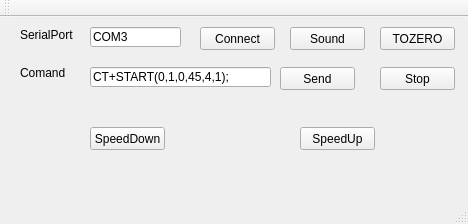
<?xml version="1.0" encoding="UTF-8"?>
<ui version="4.0">
 <class>MainWindow</class>
 <widget class="QMainWindow" name="MainWindow">
  <property name="geometry">
   <rect>
    <x>0</x>
    <y>0</y>
    <width>468</width>
    <height>224</height>
   </rect>
  </property>
  <property name="windowTitle">
   <string>MainWindow</string>
  </property>
  <widget class="QWidget" name="centralWidget">
   <widget class="QPushButton" name="OpenSerialPort">
    <property name="geometry">
     <rect>
      <x>200</x>
      <y>10</y>
      <width>75</width>
      <height>23</height>
     </rect>
    </property>
    <property name="text">
     <string>Connect</string>
    </property>
   </widget>
   <widget class="QLineEdit" name="SerialPort">
    <property name="geometry">
     <rect>
      <x>90</x>
      <y>10</y>
      <width>91</width>
      <height>20</height>
     </rect>
    </property>
    <property name="text">
     <string>COM3</string>
    </property>
   </widget>
   <widget class="QLabel" name="label">
    <property name="geometry">
     <rect>
      <x>20</x>
      <y>10</y>
      <width>61</width>
      <height>16</height>
     </rect>
    </property>
    <property name="text">
     <string>SerialPort</string>
    </property>
   </widget>
   <widget class="QPushButton" name="SerialSend">
    <property name="geometry">
     <rect>
      <x>280</x>
      <y>50</y>
      <width>75</width>
      <height>23</height>
     </rect>
    </property>
    <property name="text">
     <string>Send</string>
    </property>
   </widget>
   <widget class="QLineEdit" name="serialString">
    <property name="geometry">
     <rect>
      <x>90</x>
      <y>50</y>
      <width>181</width>
      <height>20</height>
     </rect>
    </property>
    <property name="toolTip">
     <string>&lt;html&gt;&lt;head/&gt;&lt;body&gt;&lt;p&gt;CT + START(Direction, Model, Auto Shutter, Degree, PauseTime, RepeatTimes);&lt;/p&gt;&lt;p&gt;| | |&lt;/p&gt;&lt;p&gt;Direction:  0:Left  1:Right &lt;/p&gt;&lt;p&gt;Model:      0:Continue 1:Intermittent 2:Swing&lt;/p&gt;&lt;p&gt;Auto Shutter:  1:Yes  0:No&lt;/p&gt;&lt;/body&gt;&lt;/html&gt;</string>
    </property>
    <property name="text">
     <string extracomment="Direction,  Model,  Auto Shutter,  Degree,  PauseTime,  RepeatTimes">CT+START(0,1,0,45,4,1);</string>
    </property>
   </widget>
   <widget class="QLabel" name="label_2">
    <property name="geometry">
     <rect>
      <x>20</x>
      <y>50</y>
      <width>54</width>
      <height>12</height>
     </rect>
    </property>
    <property name="text">
     <string>Comand</string>
    </property>
   </widget>
   <widget class="QPushButton" name="pushButton">
    <property name="geometry">
     <rect>
      <x>380</x>
      <y>10</y>
      <width>75</width>
      <height>23</height>
     </rect>
    </property>
    <property name="text">
     <string>TOZERO</string>
    </property>
   </widget>
   <widget class="QPushButton" name="stopRotate">
    <property name="geometry">
     <rect>
      <x>380</x>
      <y>50</y>
      <width>75</width>
      <height>23</height>
     </rect>
    </property>
    <property name="text">
     <string>Stop</string>
    </property>
   </widget>
   <widget class="QPushButton" name="serialSpeedDown">
    <property name="geometry">
     <rect>
      <x>90</x>
      <y>110</y>
      <width>75</width>
      <height>23</height>
     </rect>
    </property>
    <property name="text">
     <string>SpeedDown</string>
    </property>
   </widget>
   <widget class="QPushButton" name="serialSpeedUp">
    <property name="geometry">
     <rect>
      <x>300</x>
      <y>110</y>
      <width>75</width>
      <height>23</height>
     </rect>
    </property>
    <property name="text">
     <string>SpeedUp</string>
    </property>
   </widget>
   <widget class="QPushButton" name="serialMute">
    <property name="geometry">
     <rect>
      <x>290</x>
      <y>10</y>
      <width>75</width>
      <height>23</height>
     </rect>
    </property>
    <property name="text">
     <string>Sound</string>
    </property>
   </widget>
  </widget>
  <widget class="QMenuBar" name="menuBar">
   <property name="geometry">
    <rect>
     <x>0</x>
     <y>0</y>
     <width>468</width>
     <height>23</height>
    </rect>
   </property>
  </widget>
  <widget class="QToolBar" name="mainToolBar">
   <attribute name="toolBarArea">
    <enum>TopToolBarArea</enum>
   </attribute>
   <attribute name="toolBarBreak">
    <bool>false</bool>
   </attribute>
  </widget>
  <widget class="QStatusBar" name="statusBar"/>
 </widget>
 <layoutdefault spacing="6" margin="11"/>
 <resources/>
 <connections/>
</ui>
